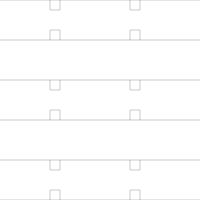

Write the Python code that produced this figure.
import argparse
import drawsvg as draw
from numpy import array, sqrt, pi, log
from math import floor, ceil

class SimpleMaker:

    ## 比例尺：20 对应 0.5，40 对应 1

    def GenerateSimple(name, wire_length, size = 0):
        d = draw.Drawing(200,200,origin = 'center', displayInline = False)
        p = draw.Path(stroke_width=0.202, stroke='black', fill_opacity="0")

        simple_circuit = SimpleMaker(size)
        simple_circuit.makeSimple(p,wire_length)
        d.append(p)
        d.save_svg(name+".svg")

    def __init__(self,size = 0):

        self.size = size
        # self.line_width = 0.202
        self.line_width = 0.6
        self.spacing = 10
        self.pixel_scale = 3.77
        self.minimum_stitch_length = 2 * self.pixel_scale

    def makeSimple(self, path, wire_length, reverse=False):
        reverseF = -1 if reverse else 1
        if self.size > 0:
            #40单位对应1cm
            lastPoint = array([-120, -140])

            for i in range(0,4):
                path.M(lastPoint[0], lastPoint[1])
                for j in range(0,3):
                    path.L(lastPoint[0], lastPoint[1] - 10)
                    path.L(lastPoint[0] - 10, lastPoint[1] - 10)
                    path.L(lastPoint[0] - 10, lastPoint[1])
                    path.L(lastPoint[0], lastPoint[1])
                    path.L(lastPoint[0] + 80, lastPoint[1])
                    lastPoint[0] += 80
                path.L(lastPoint[0], lastPoint[1] - 10)
                path.L(lastPoint[0] - 10, lastPoint[1] - 10)
                path.L(lastPoint[0] - 10, lastPoint[1])
                path.L(lastPoint[0], lastPoint[1])
                lastPoint[0] -= 240
                lastPoint[1] += 40
                path.M(lastPoint[0], lastPoint[1])
                for j in range(0,3):
                    path.L(lastPoint[0], lastPoint[1] + 10)
                    path.L(lastPoint[0] - 10, lastPoint[1] + 10)
                    path.L(lastPoint[0] - 10, lastPoint[1])
                    path.L(lastPoint[0], lastPoint[1])
                    path.L(lastPoint[0] + 80, lastPoint[1])
                    lastPoint[0] += 80
                path.L(lastPoint[0], lastPoint[1] + 10)
                path.L(lastPoint[0] - 10, lastPoint[1] + 10)
                path.L(lastPoint[0] - 10, lastPoint[1])
                path.L(lastPoint[0], lastPoint[1])
                lastPoint[0] -= 240
                lastPoint[1] += 40

        else:
            raise Exception("size must be >0")



    def drawStitches(self, p, x1, y1, x2, y2):
        dx = x2 - x1
        dy = y2 - y1
        length = sqrt((dx ** 2) + (dy ** 2))
        stittches = length/self.minimum_stitch_length

        for i in range (1, floor(stittches)):
            p.L (x1 + dx/stittches*i, y1 + dy/stittches*i)
        p.L(x2,y2)

if __name__=="__main__":
    SimpleMaker.GenerateSimple("main_line", -8, 10)
